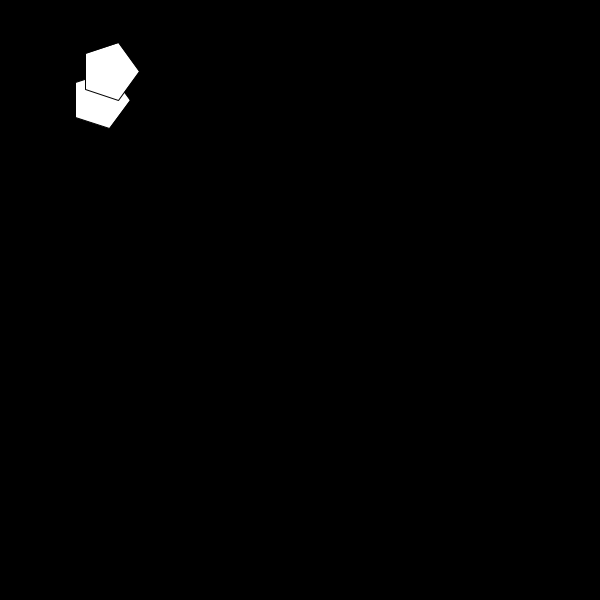
Frame 1 (no input)
Frame 60 (the mouse pressed at the canvas centre just before this capture): identical to frame 1, image omitted
Frame 120 (the mouse held since frame 60 and released just before this capture): identical to frame 1, image omitted

The Processing sketch that drew this single still picture (run headless with seeded random() and noise(); from frame 60 on, the mouse is pressed at the canvas centre):

// Processing sketch: Zikr_Polygons_MRA
// ── Zikr_Polygons_MRA.pde
Polygon myPolygon;
Polygon myPolygon2;

void setup(){
  size(600,600);
  myPolygon = new Polygon(30,5);
  myPolygon2 = new Polygon(30,5);
}

void draw(){
  background(0);
  myPolygon.show(100,100);
  myPolygon2.show(myPolygon.getSx(),myPolygon.getSy());
}


class Polygon {
  float sx, sy, radius, npoints, angle;
  Polygon(float inRadius, int inPoints){
    radius = inRadius;
    npoints = inPoints;
    angle = TWO_PI / npoints;
  }
  void show(float x, float y) {  
    beginShape();
    for (float a = 0; a < TWO_PI; a += angle) {
      sx = x + cos(a) * radius;
      sy = y + sin(a) * radius;
      vertex(sx, sy);
    }
    endShape(CLOSE);
  }
  float getSx() {
    return sx;
  }
  float getSy() {
    return sy;
  }
}
